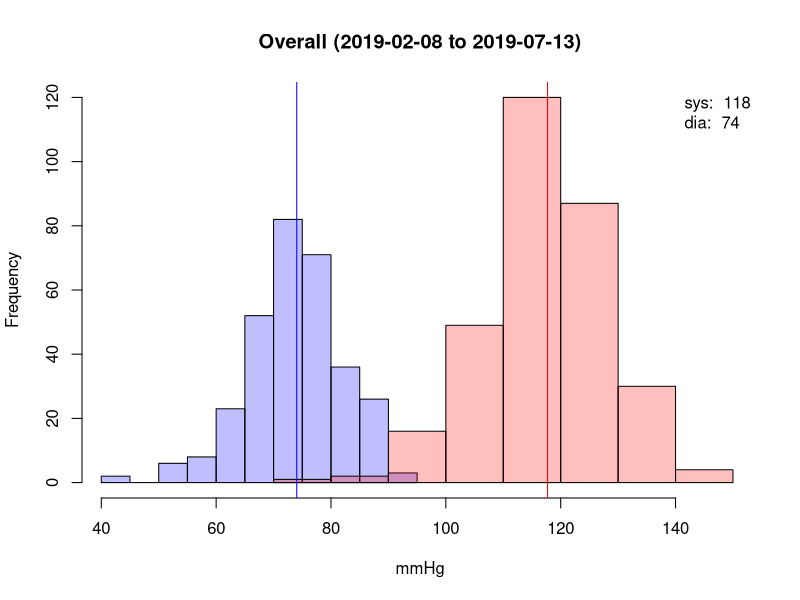
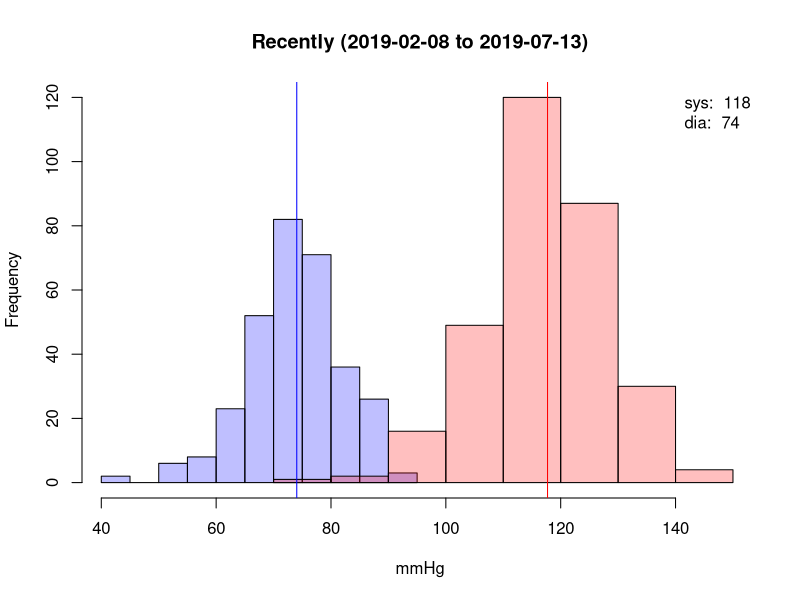
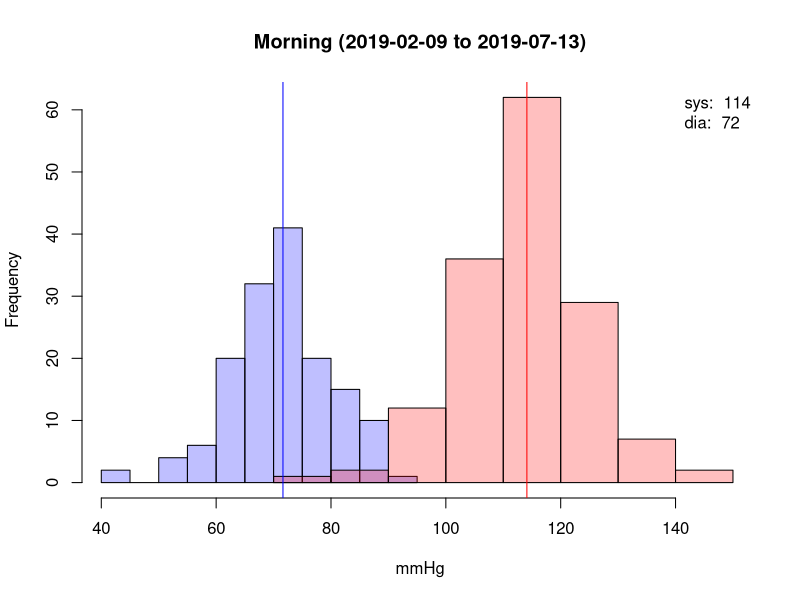
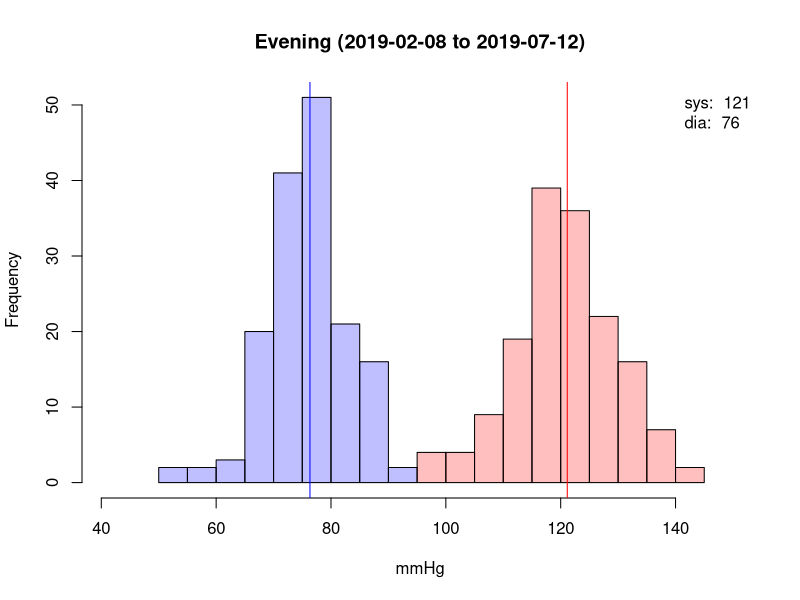
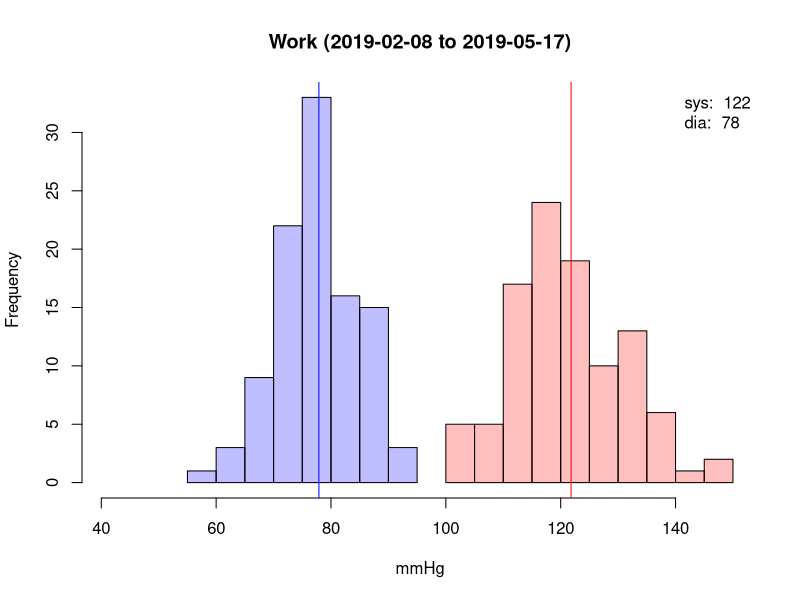
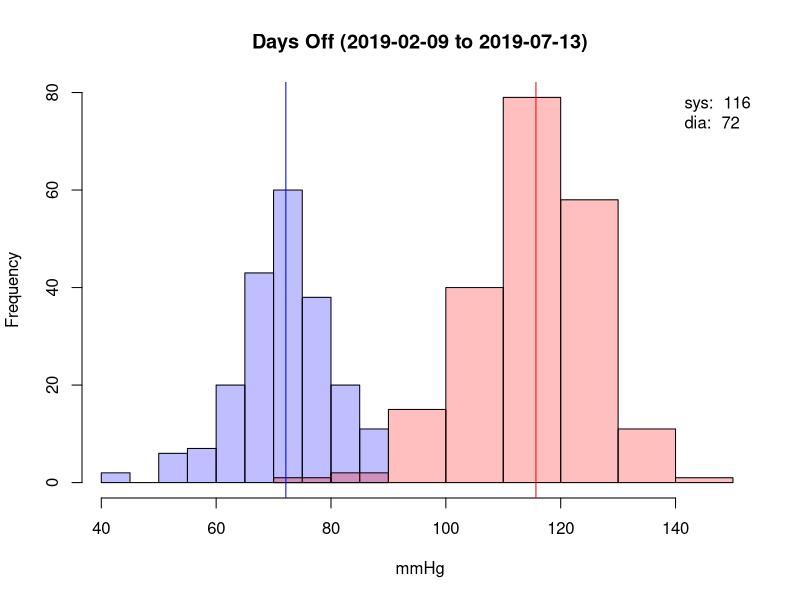
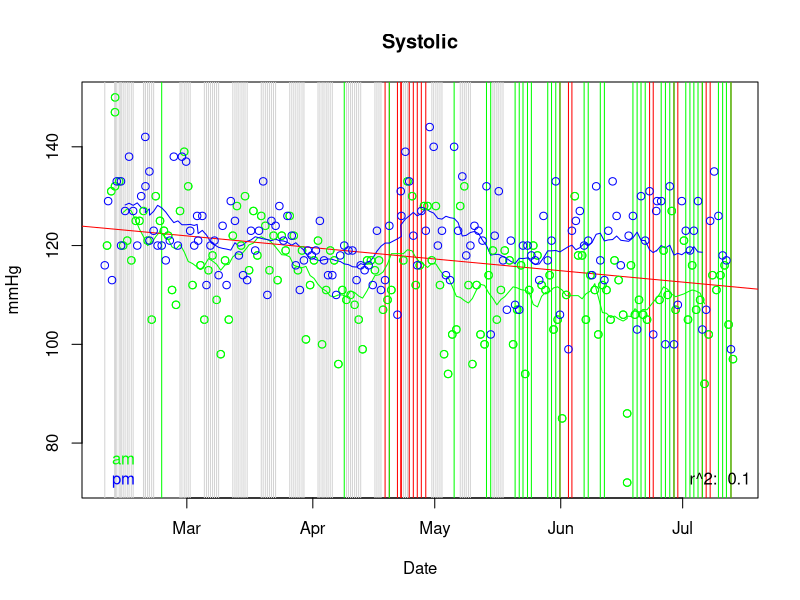
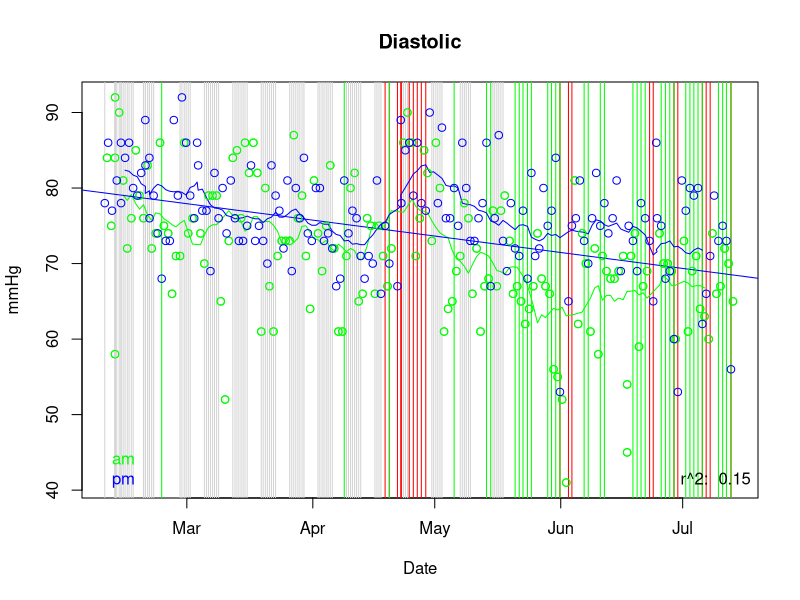

Generate these figures, in order, with R:
## ---- chunk 1
library(lubridate)
## ---- chunk 2
b <- read.csv(file="bp.csv", header=TRUE, sep=",")
f <- read.csv(file="factors.csv", header=TRUE, sep=",")
bp <- merge(b, f, all.x = TRUE)
bp[is.na(bp)] <- 0
bp$datetime <- as_datetime(paste(bp$date, bp$time))
mp <- c(min(bp$dia), max(bp$sys))
cdia <- rgb(0,0,1,1/4)
csys <- rgb(1,0,0,1/4)
cpul <- rgb(0,1,0,1/4)
## ---- chunk 3
plot.blood.pressure <- function(bp, title) {
  hsys <- hist(bp$sys, plot=F)
  hdia <- hist(bp$dia, plot=F)
  mc <- c(0, max(c(hsys$counts, hdia$counts)))
  plot(hdia, col=cdia, xlim=mp, ylim=mc, main = paste(title, " (", as.Date(min(bp$datetime)), " to ", as.Date(max(bp$datetime)), ")", sep=""), xlab = "mmHg")
  plot(hsys, col=csys, xlim=mp, ylim=mc, add=T)
  mdia <- mean(bp$dia)
  msys <- mean(bp$sys)
  abline(v=c(msys, mdia), col=c("red","blue"))
  legend("topright", bty="n", legend=c(paste("sys: ", format(msys, digits=2)), paste("dia: ", format(mdia, digits=2))))
}
## ---- chunk 4
plot.blood.pressure(bp, "Overall")
## ---- chunk 5
recent <- day(max(bp$datetime)) - day(bp$datetime) < 28
plot.blood.pressure(bp[recent,], "Recently")
## ---- chunk 6
am <- hour(bp$datetime) < 12
plot.blood.pressure(bp[am,], "Morning")
## ---- chunk 7
pm <- hour(bp$datetime) >= 12
plot.blood.pressure(bp[pm,], "Evening")
## ---- chunk 8
plot.blood.pressure(bp[bp$work == 1,], "Work")
## ---- chunk 9
plot.blood.pressure(bp[bp$work == 0,], "Days Off")
## ---- chunk 10
movavg <- function(x, n=14){
  filter(x,rep(1/n,n), sides=2)
}
plot.dates <- function(bp, var, title, col, yl="mmHg") {
  cs <- c("green", "blue")
  dates <- bp$datetime
  points <- bp[,var]
  plot(dates[am], points[am], xlab="Date", ylab=yl, main=title, col=cs[1])
  abline(v=dates[bp$work == 1], col="lightgray")
  abline(v=dates[pm & (bp$alcohol == 1)], col="red")
  abline(v=dates[pm & (bp$cycle == 1)], col="green")
  lines(dates[am], movavg(points[am]), col=cs[1])
  lines(dates[pm], movavg(points[pm]), col=cs[2])
  sd <- lm(points~dates)
  abline(sd, col=col)
  points(dates[am], points[am], col=cs[1])
  points(dates[pm], points[pm], col=cs[2])
  legend("bottomright", bty="n", legend=paste("r^2: ", format(summary(sd)$r.squared, digits=2)))
  legend("bottomleft", bty="n", legend=c("am", "pm"), text.col = cs, pt.bg=cs)
}
plot.dates(bp, "sys", "Systolic", "red")
plot.dates(bp, "dia", "Diastolic", "blue")
## ---- chunk 11
plot(bp$dia, bp$sys, xlab = "Diastolic", ylab="Systolic")
msd <- lm(bp$sys~bp$dia)
abline(msd)
legend("bottomright", bty="n", legend=paste("r^2: ", format(summary(msd)$r.squared, digits=2)))
## ---- chunk 12
plot.pulse <- function(pulse, c, title) {
  hpul <- hist(pulse, plot=F)
  plot(hpul, col=c, main = title, xlab = "bpm")
  m <- mean(pulse)
  abline(v=m, col=c)
  legend("topright", bty="n", legend=paste("av: ", format(m, digits=2)))
}
plot.pulse(bp$pul, cpul, "Overall")
## ---- chunk 13
plot.pulse(bp[am,]$pul, cpul, "Morning")
## ---- chunk 14
plot.pulse(bp[pm,]$pul, cpul, "Evening")
## ---- chunk 15
plot.dates(bp, "pulse", "Pulse", "green", "bpm")
